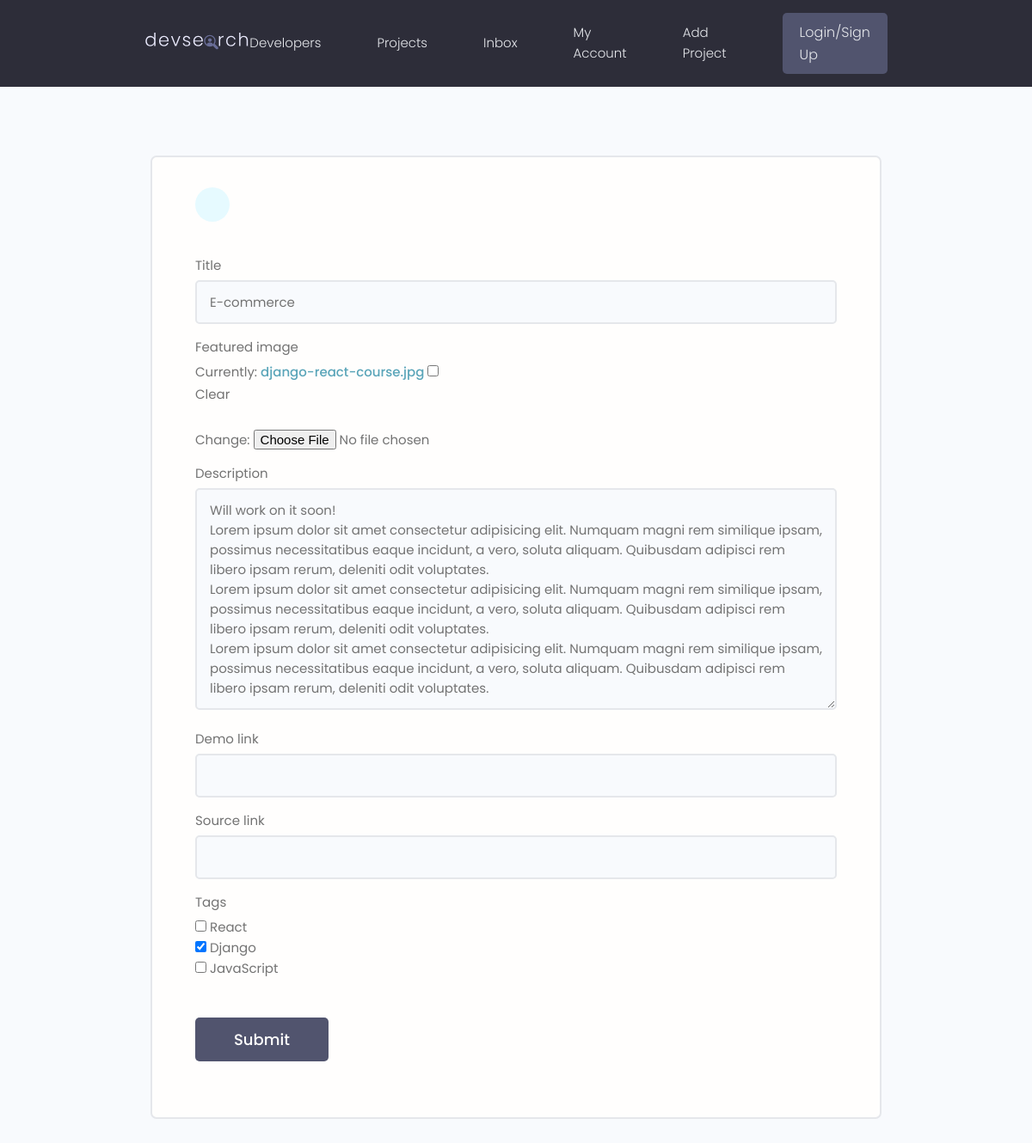
The page /projects/update-project/d8d968b8a0624825988957a866e01847/ on the database as committed earlier.
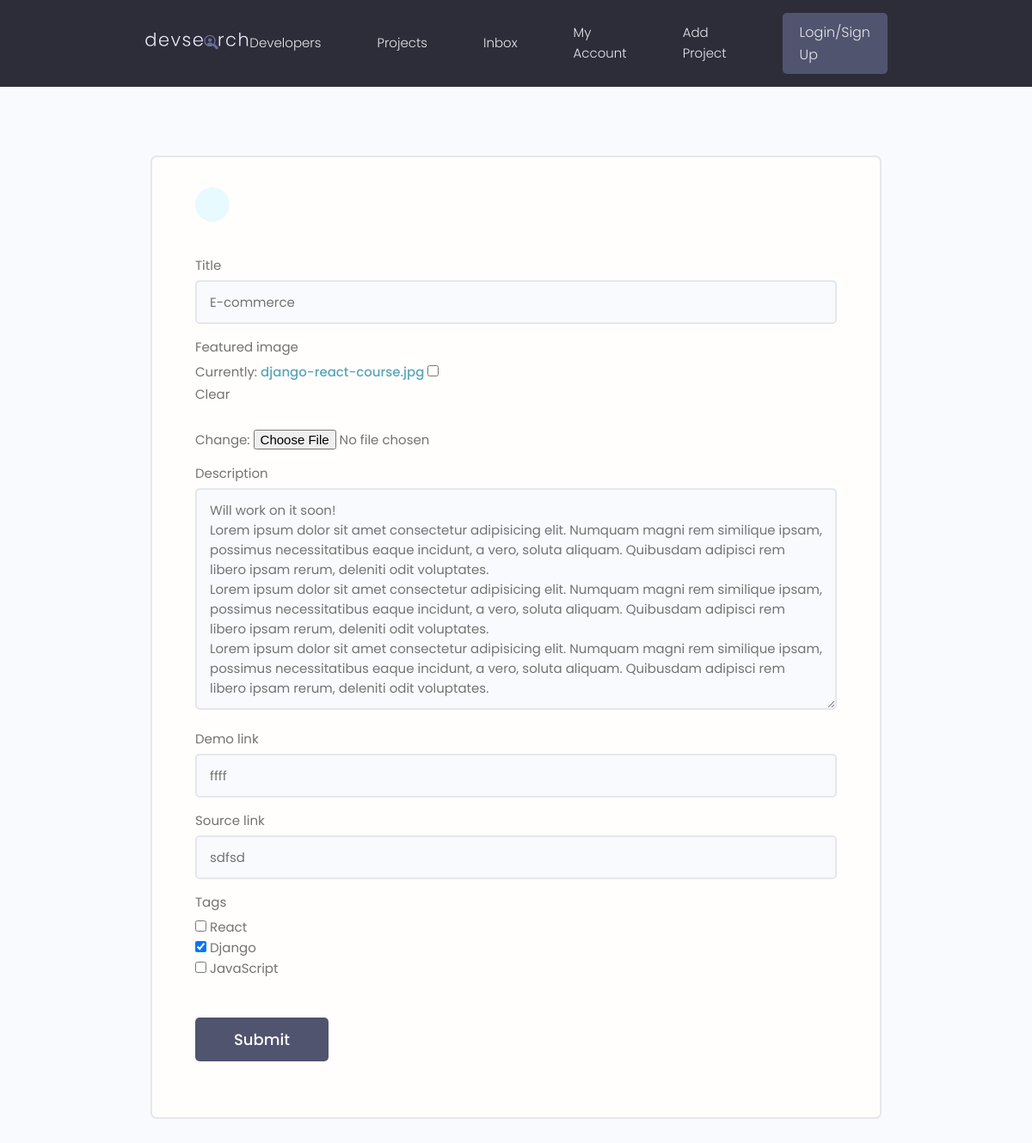
The same page on the database as committed later.
### projects/models.py (models this page shows, shortened)
class Project(models.Model):
    owner = models.ForeignKey(Profile, null=True, blank=True, on_delete=models.SET_NULL)
    id = models.UUIDField(default=uuid.uuid4, unique=True, primary_key=True, editable=False)
    title = models.CharField(max_length=255)
    featured_image = models.ImageField(null=True, blank=True, default='default.jpg')
    description = models.TextField(null=True, blank=True) # null(db) blank(form)
    demo_link = models.CharField(max_length=2000, blank=True, null=True)
    source_link = models.CharField(max_length=200, null=True, blank=True)
    tags = models.ManyToManyField('Tag', blank=True)
    vote_total = models.IntegerField(default=0, null=True, blank=True)
    vote_ratio = models.IntegerField(default=0, null=True, blank=True)
    created = models.DateTimeField(auto_now_add=True)

### projects/views.py (the view)
# urls.py: path('update-project/<str:pk>/', views.update_project, name='update-project'),
def update_project(request, pk):
    project = Project.objects.get(id=pk)
    form = ProjectForm(instance=project)
    if request.method == 'POST':
        form = ProjectForm(request.POST, request.FILES, instance=project)
        if form.is_valid():
            form.save()
            return redirect('projects')
    context = {'form': form}
    return render(request, "projects/project_form.html", context)

### projects/form.py
class ProjectForm(ModelForm):
    class Meta:
        model = Project
        fields = ['title', 'featured_image',  'description', 'demo_link', 'source_link','tags']
        widgets = {
        'tags': forms.CheckboxSelectMultiple(),
        }
    def __init__(self,  *args, **kwargs):
        super(ProjectForm, self).__init__(*args, **kwargs)
        for name,field in self.fields.items():
            field.widget.attrs.update({'class': 'input'})

### projects/models.py (called while the page is built)
    def __str__(self) -> str:
        return self.name

### projects/templates/projects/project_form.html (shortened to what this page needs)
{% extends 'main.html' %}
{% block content %}
<main class="formPage my-xl">
    <div class="content-box">
        <div class="formWrapper">
            <a class="backButton" href="#"></a>
            <br>
            <form class="form" method="POST" enctype="multipart/form-data">
                {% for field in form %}
                <div class="form__field">
                    <label for="formInput#text">{{field.label}}</label>
                    {{field}}
                </div>
                {% endfor %}
                <input class="btn btn--sub btn--lg  my-md" type="submit" value="Submit" />
            </form>
        </div>
    </div>
</main>
{% endblock content %}

Rows that differ between the two databases and show on the page:
changed Project "E-commerce": demo_link (not shown) → "ffff"; source_link (not shown) → "sdfsd"
